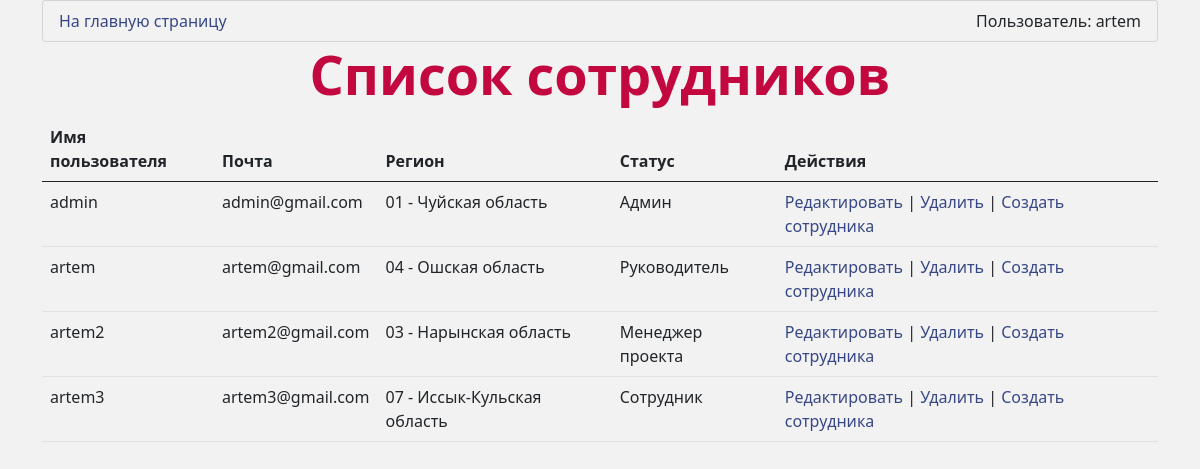
Screenshot of /DAL/user_list/ (signed in) with the database file from the repository.
### DAL/models.py (models this page shows)
class User(AbstractUser):
    email = models.EmailField(unique=True)  # Сделайте поле email уникальным
    region = models.ForeignKey(Region, on_delete=models.SET_NULL, null=True, blank=True)
    role = models.ForeignKey(Role, on_delete=models.SET_NULL, null=True)
    class Meta:
        verbose_name = 'Сотрудник'
        verbose_name_plural = 'Сотрудники'
    def __str__(self):
        return self.username

class Region(models.Model):
    objects = None
    name = models.CharField(max_length=255)
    class Meta:
        verbose_name = 'Регион'
        verbose_name_plural = 'Регионы'
    def __str__(self):
        return self.name

class Role(models.Model):
    objects = None
    name = models.CharField(max_length=50)
    class Meta:
        verbose_name = 'Роль'
        verbose_name_plural = 'Роли'
    def __str__(self):
        return self.name

### DAL/views.py (the view)
# urls.py: path('user_list/', views.UserListView.as_view(), name='user_list'),
class UserListView(View):
    template_name = 'registration/user_list.html'
    def get(self, request):
        if request.user.is_superuser or request.user.role.name == 'Админ' or request.user.role.name == 'Руководитель':
            users = User.objects.all()
            return render(request, self.template_name, {'users': users})
        else:
            return render(request, 'access_denied.html')

### DAL/templates/registration/user_list.html
{% extends 'base.html' %}
{% block content %}
    <h1>Список сотрудников</h1>
    <table class="table">
        <thead>
            <tr>
                <th>Имя пользователя</th>
                <th>Почта</th>
                <th>Регион</th>
                <th>Статус</th>
                <th>Действия</th>
            </tr>
        </thead>
        <tbody>
            {% for user in users %}
                <tr>
                    <td>{{ user.username }}</td>
                    <td>{{ user.email }}</td>
                    <td>{{ user.region }}</td>
                    <td>{{ user.role }}</td>
                    <td>
                        <a href="{% url 'user_edit' user.id %}">Редактировать</a> |
                        <a href="{% url 'user_delete' user.id %}">Удалить</a> |
                        <a href="{% url 'user_create' %}">Создать сотрудника</a>
                    </td>
                </tr>
            {% endfor %}
        </tbody>
    </table>
{% endblock %}

### DAL/templates/base.html (shortened to what this page needs)
{% load static %}
<!DOCTYPE html>
<html lang="en">
<head>
    <link href="https://cdn.jsdelivr.net/npm/bootstrap@5.0.2/dist/css/bootstrap.min.css" rel="stylesheet">
    <link rel="stylesheet" href="{% static 'users/css/main.css' %}">
</head>
<body class="container">
<ul class="list-group">
    <li class="list-group-item">
        <div class="d-flex justify-content-between align-items-center">
                <span><a href="{% url 'home' %}">На главную страницу</a></span>
                Пользователь: {{ user }}
        </div>
    </li>
</ul>
{% block content %}
{% endblock %}
</body>
</html>

### DAL/static/users/css/main.css (style rules this page uses)
h1 { font-size: 54px; font-weight: bold; color: #C3073F; margin-bottom: 10px; text-align: center; }
a { color: #374785; text-decoration: none; transition: color 0.2s, font-size 0.3s; }
body { background-color: #F2F2F2; }
body.container { background-color: #F2F2F2; }
body.container .list-group { background-color: #F2F2F2; }
body.container .list-group li { background-color: #F2F2F2; }

### rows the page displays
User: username "artem", email "artem@gmail.com", region "04 - Ошская область", role "Руководитель"
User: username "admin", email "admin@gmail.com", region "01 - Чуйская область", role "Админ"
User: username "artem2", email "artem2@gmail.com", region "03 - Нарынская область", role "Менеджер проекта"
User: username "artem3", email "artem3@gmail.com", region "07 - Иссык-Кульская область", role "Сотрудник"
